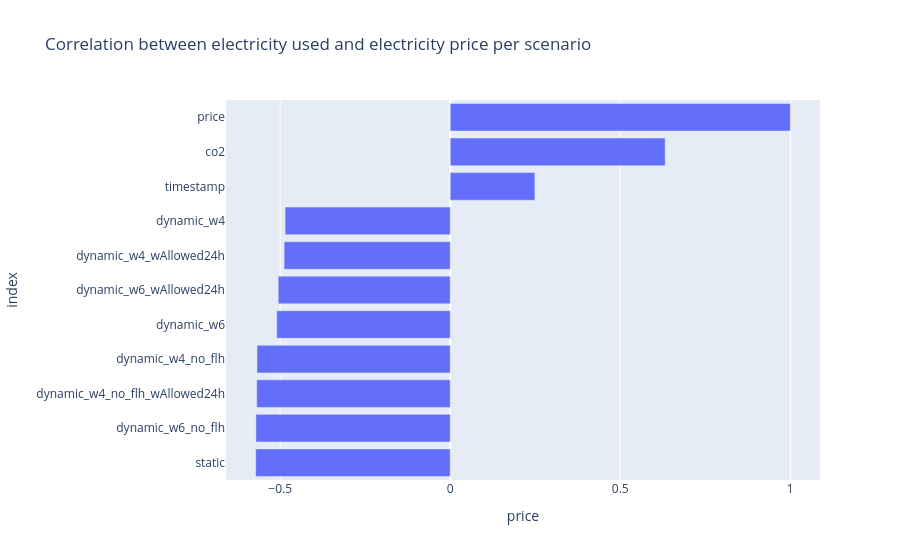

Write notebook code for a chart like this one.
### Code cell
px.bar(corr_df.sort_values("price"), x="price", title="Correlation between electricity used and electricity price per scenario")

### Figure 1 — Plotly figure (JSON) as saved in the notebook; plotly's stock layout.template omitted (floating-point values rounded to 4 significant figures)
{"data": [{"hovertemplate": "price=%{x}<br>index=%{y}<extra></extra>", "legendgroup": "", "marker": {"color": "#636efa", "pattern": {"shape": ""}}, "name": "", "orientation": "h", "showlegend": false, "textposition": "auto", "type": "bar", "x": [-0.572, -0.5713, -0.5689, -0.5682, -0.5101, -0.5057, -0.4884, -0.4856, 0.2489, 0.632, 1.0], "xaxis": "x", "y": ["static", "dynamic_w6_no_flh", "dynamic_w4_no_flh_wAllowed24h", "dynamic_w4_no_flh", "dynamic_w6", "dynamic_w6_wAllowed24h", "dynamic_w4_wAllowed24h", "dynamic_w4", "timestamp", "co2", "price"], "yaxis": "y"}], "layout": {"barmode": "relative", "legend": {"tracegroupgap": 0}, "title": {"text": "Correlation between electricity used and electricity price per scenario"}, "xaxis": {"anchor": "y", "domain": [0, 1], "title": {"text": "price"}}, "yaxis": {"anchor": "x", "domain": [0, 1], "title": {"text": "index"}}}}
